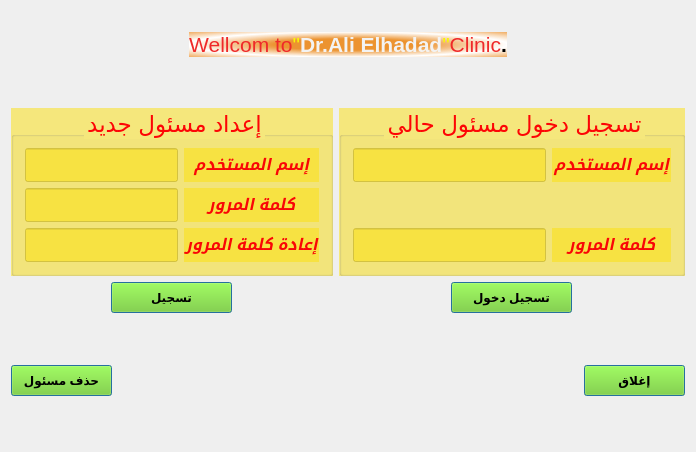
<?xml version="1.0" encoding="UTF-8"?>
<ui version="4.0">
 <class>MainWindow</class>
 <widget class="QMainWindow" name="MainWindow">
  <property name="geometry">
   <rect>
    <x>0</x>
    <y>0</y>
    <width>696</width>
    <height>452</height>
   </rect>
  </property>
  <property name="minimumSize">
   <size>
    <width>650</width>
    <height>320</height>
   </size>
  </property>
  <property name="windowTitle">
   <string>MainWindow</string>
  </property>
  <property name="layoutDirection">
   <enum>Qt::RightToLeft</enum>
  </property>
  <property name="autoFillBackground">
   <bool>false</bool>
  </property>
  <widget class="QWidget" name="centralWidget">
   <layout class="QVBoxLayout" name="verticalLayout_8">
    <item>
     <layout class="QHBoxLayout" name="horizontalLayout_7">
      <item>
       <spacer name="horizontalSpacer_7">
        <property name="orientation">
         <enum>Qt::Horizontal</enum>
        </property>
        <property name="sizeHint" stdset="0">
         <size>
          <width>40</width>
          <height>20</height>
         </size>
        </property>
       </spacer>
      </item>
      <item>
       <layout class="QHBoxLayout" name="horizontalLayout">
        <item>
         <spacer name="horizontalSpacer">
          <property name="orientation">
           <enum>Qt::Horizontal</enum>
          </property>
          <property name="sizeHint" stdset="0">
           <size>
            <width>40</width>
            <height>20</height>
           </size>
          </property>
         </spacer>
        </item>
        <item>
         <layout class="QVBoxLayout" name="verticalLayout">
          <item>
           <spacer name="verticalSpacer">
            <property name="orientation">
             <enum>Qt::Vertical</enum>
            </property>
            <property name="sizeHint" stdset="0">
             <size>
              <width>20</width>
              <height>13</height>
             </size>
            </property>
           </spacer>
          </item>
          <item alignment="Qt::AlignHCenter">
           <widget class="QLabel" name="doctor_name_label">
            <property name="sizePolicy">
             <sizepolicy hsizetype="Preferred" vsizetype="Preferred">
              <horstretch>0</horstretch>
              <verstretch>0</verstretch>
             </sizepolicy>
            </property>
            <property name="autoFillBackground">
             <bool>false</bool>
            </property>
            <property name="styleSheet">
             <string notr="true">
background-color: qradialgradient(spread:reflect, cx:0.5, cy:0.5, radius:0.5, fx:0.5, fy:0.5, stop:0.455446 rgba(235, 124, 0, 204), stop:1 rgba(255, 255, 255, 255));
border-color: rgb(24, 21, 168);</string>
            </property>
            <property name="text">
             <string>&lt;html&gt;&lt;head/&gt;&lt;body&gt;&lt;p align=&quot;center&quot;&gt;&lt;span style=&quot; font-size:16pt; color:#ef2929;&quot;&gt;Wellcom to&lt;/span&gt;&lt;span style=&quot; font-size:16pt; color:#f7f509;&quot;&gt;&amp;quot;&lt;/span&gt;&lt;span style=&quot; font-size:16pt; font-weight:600; color:#f3f3f3;&quot;&gt;Dr.Ali Elhadad&lt;/span&gt;&lt;span style=&quot; font-size:16pt; color:#f7f509;&quot;&gt;&amp;quot;&lt;/span&gt;&lt;span style=&quot; font-size:16pt; color:#ef2929;&quot;&gt;Clinic&lt;/span&gt;&lt;span style=&quot; font-size:16pt; font-weight:600;&quot;&gt;.&lt;/span&gt;&lt;/p&gt;&lt;/body&gt;&lt;/html&gt;</string>
            </property>
            <property name="alignment">
             <set>Qt::AlignCenter</set>
            </property>
            <property name="wordWrap">
             <bool>false</bool>
            </property>
            <property name="margin">
             <number>15</number>
            </property>
            <property name="textInteractionFlags">
             <set>Qt::LinksAccessibleByMouse</set>
            </property>
           </widget>
          </item>
         </layout>
        </item>
        <item>
         <spacer name="horizontalSpacer_2">
          <property name="orientation">
           <enum>Qt::Horizontal</enum>
          </property>
          <property name="sizeHint" stdset="0">
           <size>
            <width>40</width>
            <height>20</height>
           </size>
          </property>
         </spacer>
        </item>
       </layout>
      </item>
      <item>
       <spacer name="horizontalSpacer_8">
        <property name="orientation">
         <enum>Qt::Horizontal</enum>
        </property>
        <property name="sizeHint" stdset="0">
         <size>
          <width>40</width>
          <height>20</height>
         </size>
        </property>
       </spacer>
      </item>
     </layout>
    </item>
    <item>
     <spacer name="verticalSpacer_5">
      <property name="orientation">
       <enum>Qt::Vertical</enum>
      </property>
      <property name="sizeHint" stdset="0">
       <size>
        <width>20</width>
        <height>25</height>
       </size>
      </property>
     </spacer>
    </item>
    <item>
     <layout class="QHBoxLayout" name="horizontalLayout_6">
      <item>
       <layout class="QVBoxLayout" name="verticalLayout_4">
        <item>
         <widget class="QGroupBox" name="login_current_admin_group_box">
          <property name="sizePolicy">
           <sizepolicy hsizetype="Expanding" vsizetype="Expanding">
            <horstretch>0</horstretch>
            <verstretch>0</verstretch>
           </sizepolicy>
          </property>
          <property name="font">
           <font>
            <family>URW Gothic L</family>
            <pointsize>17</pointsize>
            <weight>50</weight>
            <italic>false</italic>
            <bold>false</bold>
           </font>
          </property>
          <property name="styleSheet">
           <string notr="true">background-color: rgba(251, 224, 10, 128);
color: rgb(253, 5, 5);
font: 17pt &quot;URW Gothic L&quot;;</string>
          </property>
          <property name="title">
           <string>تسجيل دخول مسئول حالي</string>
          </property>
          <property name="alignment">
           <set>Qt::AlignCenter</set>
          </property>
          <property name="flat">
           <bool>true</bool>
          </property>
          <layout class="QHBoxLayout" name="horizontalLayout_2">
           <item>
            <layout class="QVBoxLayout" name="verticalLayout_3">
             <item>
              <widget class="QLabel" name="label">
               <property name="sizePolicy">
                <sizepolicy hsizetype="Preferred" vsizetype="Expanding">
                 <horstretch>0</horstretch>
                 <verstretch>0</verstretch>
                </sizepolicy>
               </property>
               <property name="text">
                <string>&lt;html&gt;&lt;head/&gt;&lt;body&gt;&lt;p align=&quot;center&quot;&gt;&lt;span style=&quot; font-size:12pt; font-weight:600; font-style:italic; color:#f90606;&quot;&gt;إسم المستخدم&lt;/span&gt;&lt;/p&gt;&lt;/body&gt;&lt;/html&gt;</string>
               </property>
               <property name="buddy">
                <cstring>current_admin_username_line_edit</cstring>
               </property>
              </widget>
             </item>
             <item>
              <spacer name="verticalSpacer_3">
               <property name="orientation">
                <enum>Qt::Vertical</enum>
               </property>
               <property name="sizeHint" stdset="0">
                <size>
                 <width>20</width>
                 <height>40</height>
                </size>
               </property>
              </spacer>
             </item>
             <item>
              <widget class="QLabel" name="label_2">
               <property name="sizePolicy">
                <sizepolicy hsizetype="Preferred" vsizetype="Expanding">
                 <horstretch>0</horstretch>
                 <verstretch>0</verstretch>
                </sizepolicy>
               </property>
               <property name="text">
                <string>&lt;html&gt;&lt;head/&gt;&lt;body&gt;&lt;p align=&quot;center&quot;&gt;&lt;span style=&quot; font-size:12pt; font-weight:600; font-style:italic; color:#f90606;&quot;&gt;كلمة المرور&lt;/span&gt;&lt;/p&gt;&lt;/body&gt;&lt;/html&gt;</string>
               </property>
               <property name="buddy">
                <cstring>current_admin_password_line_edit</cstring>
               </property>
              </widget>
             </item>
            </layout>
           </item>
           <item>
            <layout class="QVBoxLayout" name="verticalLayout_2">
             <property name="sizeConstraint">
              <enum>QLayout::SetFixedSize</enum>
             </property>
             <item>
              <widget class="QLineEdit" name="current_admin_username_line_edit">
               <property name="sizePolicy">
                <sizepolicy hsizetype="Expanding" vsizetype="Expanding">
                 <horstretch>0</horstretch>
                 <verstretch>0</verstretch>
                </sizepolicy>
               </property>
               <property name="font">
                <font>
                 <family>URW Gothic L</family>
                 <pointsize>17</pointsize>
                 <weight>50</weight>
                 <italic>false</italic>
                 <bold>false</bold>
                </font>
               </property>
               <property name="alignment">
                <set>Qt::AlignCenter</set>
               </property>
              </widget>
             </item>
             <item>
              <spacer name="verticalSpacer_2">
               <property name="orientation">
                <enum>Qt::Vertical</enum>
               </property>
               <property name="sizeHint" stdset="0">
                <size>
                 <width>20</width>
                 <height>40</height>
                </size>
               </property>
              </spacer>
             </item>
             <item>
              <widget class="QLineEdit" name="current_admin_password_line_edit">
               <property name="sizePolicy">
                <sizepolicy hsizetype="Expanding" vsizetype="Expanding">
                 <horstretch>0</horstretch>
                 <verstretch>0</verstretch>
                </sizepolicy>
               </property>
               <property name="font">
                <font>
                 <family>URW Gothic L</family>
                 <pointsize>17</pointsize>
                 <weight>50</weight>
                 <italic>false</italic>
                 <bold>false</bold>
                </font>
               </property>
               <property name="echoMode">
                <enum>QLineEdit::Password</enum>
               </property>
               <property name="alignment">
                <set>Qt::AlignCenter</set>
               </property>
              </widget>
             </item>
            </layout>
           </item>
          </layout>
         </widget>
        </item>
        <item>
         <layout class="QHBoxLayout" name="horizontalLayout_3">
          <item>
           <spacer name="horizontalSpacer_3">
            <property name="orientation">
             <enum>Qt::Horizontal</enum>
            </property>
            <property name="sizeHint" stdset="0">
             <size>
              <width>40</width>
              <height>20</height>
             </size>
            </property>
           </spacer>
          </item>
          <item>
           <widget class="QPushButton" name="login_current_admin_button">
            <property name="sizePolicy">
             <sizepolicy hsizetype="Maximum" vsizetype="Fixed">
              <horstretch>0</horstretch>
              <verstretch>0</verstretch>
             </sizepolicy>
            </property>
            <property name="minimumSize">
             <size>
              <width>121</width>
              <height>31</height>
             </size>
            </property>
            <property name="font">
             <font>
              <weight>75</weight>
              <bold>true</bold>
             </font>
            </property>
            <property name="styleSheet">
             <string notr="true">background-color: rgb(115, 210, 22);</string>
            </property>
            <property name="text">
             <string>تسجيل دخول</string>
            </property>
            <property name="default">
             <bool>true</bool>
            </property>
            <property name="flat">
             <bool>false</bool>
            </property>
           </widget>
          </item>
          <item>
           <spacer name="horizontalSpacer_4">
            <property name="orientation">
             <enum>Qt::Horizontal</enum>
            </property>
            <property name="sizeHint" stdset="0">
             <size>
              <width>40</width>
              <height>20</height>
             </size>
            </property>
           </spacer>
          </item>
         </layout>
        </item>
       </layout>
      </item>
      <item>
       <layout class="QVBoxLayout" name="verticalLayout_7">
        <item>
         <widget class="QGroupBox" name="groupBox">
          <property name="font">
           <font>
            <family>URW Gothic L</family>
            <pointsize>17</pointsize>
            <weight>50</weight>
            <italic>false</italic>
            <bold>false</bold>
           </font>
          </property>
          <property name="autoFillBackground">
           <bool>false</bool>
          </property>
          <property name="styleSheet">
           <string notr="true">background-color: rgba(251, 224, 10, 128);
color: rgb(253, 5, 5);
font: 17pt &quot;URW Gothic L&quot;;</string>
          </property>
          <property name="title">
           <string>إعداد مسئول جديد</string>
          </property>
          <property name="alignment">
           <set>Qt::AlignCenter</set>
          </property>
          <layout class="QHBoxLayout" name="horizontalLayout_4">
           <item>
            <layout class="QVBoxLayout" name="verticalLayout_5">
             <item>
              <widget class="QLabel" name="label_3">
               <property name="text">
                <string>&lt;html&gt;&lt;head/&gt;&lt;body&gt;&lt;p align=&quot;center&quot;&gt;&lt;span style=&quot; font-size:12pt; font-weight:600; font-style:italic; color:#f90606;&quot;&gt;إسم المستخدم&lt;/span&gt;&lt;/p&gt;&lt;/body&gt;&lt;/html&gt;</string>
               </property>
               <property name="buddy">
                <cstring>new_admin_username_line_edit</cstring>
               </property>
              </widget>
             </item>
             <item>
              <widget class="QLabel" name="label_4">
               <property name="text">
                <string>&lt;html&gt;&lt;head/&gt;&lt;body&gt;&lt;p align=&quot;center&quot;&gt;&lt;span style=&quot; font-size:12pt; font-weight:600; font-style:italic; color:#f90606;&quot;&gt;كلمة المرور&lt;/span&gt;&lt;/p&gt;&lt;/body&gt;&lt;/html&gt;</string>
               </property>
               <property name="buddy">
                <cstring>new_admin_password_line_edit</cstring>
               </property>
              </widget>
             </item>
             <item>
              <widget class="QLabel" name="label_5">
               <property name="text">
                <string>&lt;html&gt;&lt;head/&gt;&lt;body&gt;&lt;p align=&quot;center&quot;&gt;&lt;span style=&quot; font-size:12pt; font-weight:600; font-style:italic; color:#f90606;&quot;&gt;إعادة كلمة المرور&lt;/span&gt;&lt;/p&gt;&lt;/body&gt;&lt;/html&gt;</string>
               </property>
               <property name="buddy">
                <cstring>new_admin_repassword_line_edit</cstring>
               </property>
              </widget>
             </item>
            </layout>
           </item>
           <item>
            <layout class="QVBoxLayout" name="verticalLayout_6">
             <item>
              <widget class="QLineEdit" name="new_admin_username_line_edit">
               <property name="sizePolicy">
                <sizepolicy hsizetype="Expanding" vsizetype="Expanding">
                 <horstretch>0</horstretch>
                 <verstretch>0</verstretch>
                </sizepolicy>
               </property>
               <property name="alignment">
                <set>Qt::AlignCenter</set>
               </property>
              </widget>
             </item>
             <item>
              <widget class="QLineEdit" name="new_admin_password_line_edit">
               <property name="sizePolicy">
                <sizepolicy hsizetype="Expanding" vsizetype="Expanding">
                 <horstretch>0</horstretch>
                 <verstretch>0</verstretch>
                </sizepolicy>
               </property>
               <property name="echoMode">
                <enum>QLineEdit::Password</enum>
               </property>
               <property name="alignment">
                <set>Qt::AlignCenter</set>
               </property>
              </widget>
             </item>
             <item>
              <widget class="QLineEdit" name="new_admin_repassword_line_edit">
               <property name="sizePolicy">
                <sizepolicy hsizetype="Expanding" vsizetype="Expanding">
                 <horstretch>0</horstretch>
                 <verstretch>0</verstretch>
                </sizepolicy>
               </property>
               <property name="echoMode">
                <enum>QLineEdit::Password</enum>
               </property>
               <property name="alignment">
                <set>Qt::AlignCenter</set>
               </property>
              </widget>
             </item>
            </layout>
           </item>
          </layout>
         </widget>
        </item>
        <item>
         <layout class="QHBoxLayout" name="horizontalLayout_5">
          <item>
           <spacer name="horizontalSpacer_5">
            <property name="orientation">
             <enum>Qt::Horizontal</enum>
            </property>
            <property name="sizeHint" stdset="0">
             <size>
              <width>40</width>
              <height>20</height>
             </size>
            </property>
           </spacer>
          </item>
          <item>
           <widget class="QPushButton" name="setup_new_admin_button">
            <property name="sizePolicy">
             <sizepolicy hsizetype="Maximum" vsizetype="Fixed">
              <horstretch>0</horstretch>
              <verstretch>0</verstretch>
             </sizepolicy>
            </property>
            <property name="minimumSize">
             <size>
              <width>121</width>
              <height>31</height>
             </size>
            </property>
            <property name="font">
             <font>
              <weight>75</weight>
              <bold>true</bold>
             </font>
            </property>
            <property name="styleSheet">
             <string notr="true">background-color: rgb(115, 210, 22);</string>
            </property>
            <property name="text">
             <string>تسجيل</string>
            </property>
            <property name="default">
             <bool>true</bool>
            </property>
           </widget>
          </item>
          <item>
           <spacer name="horizontalSpacer_6">
            <property name="orientation">
             <enum>Qt::Horizontal</enum>
            </property>
            <property name="sizeHint" stdset="0">
             <size>
              <width>40</width>
              <height>20</height>
             </size>
            </property>
           </spacer>
          </item>
         </layout>
        </item>
       </layout>
      </item>
     </layout>
    </item>
    <item>
     <spacer name="verticalSpacer_4">
      <property name="orientation">
       <enum>Qt::Vertical</enum>
      </property>
      <property name="sizeHint" stdset="0">
       <size>
        <width>20</width>
        <height>25</height>
       </size>
      </property>
     </spacer>
    </item>
    <item>
     <layout class="QHBoxLayout" name="horizontalLayout_8">
      <item>
       <widget class="QPushButton" name="quite_button">
        <property name="sizePolicy">
         <sizepolicy hsizetype="Maximum" vsizetype="Fixed">
          <horstretch>0</horstretch>
          <verstretch>0</verstretch>
         </sizepolicy>
        </property>
        <property name="minimumSize">
         <size>
          <width>101</width>
          <height>31</height>
         </size>
        </property>
        <property name="font">
         <font>
          <weight>75</weight>
          <bold>true</bold>
         </font>
        </property>
        <property name="styleSheet">
         <string notr="true">background-color: rgb(115, 210, 22);
</string>
        </property>
        <property name="text">
         <string>إغلاق</string>
        </property>
        <property name="default">
         <bool>true</bool>
        </property>
       </widget>
      </item>
      <item>
       <spacer name="horizontalSpacer_9">
        <property name="orientation">
         <enum>Qt::Horizontal</enum>
        </property>
        <property name="sizeHint" stdset="0">
         <size>
          <width>40</width>
          <height>20</height>
         </size>
        </property>
       </spacer>
      </item>
      <item>
       <widget class="QPushButton" name="delete_current_admin_button">
        <property name="sizePolicy">
         <sizepolicy hsizetype="Maximum" vsizetype="Fixed">
          <horstretch>0</horstretch>
          <verstretch>0</verstretch>
         </sizepolicy>
        </property>
        <property name="minimumSize">
         <size>
          <width>101</width>
          <height>31</height>
         </size>
        </property>
        <property name="font">
         <font>
          <weight>75</weight>
          <bold>true</bold>
         </font>
        </property>
        <property name="styleSheet">
         <string notr="true">background-color: rgb(115, 210, 22);
</string>
        </property>
        <property name="text">
         <string>حذف مسئول</string>
        </property>
        <property name="default">
         <bool>true</bool>
        </property>
       </widget>
      </item>
     </layout>
    </item>
    <item>
     <spacer name="verticalSpacer_6">
      <property name="orientation">
       <enum>Qt::Vertical</enum>
      </property>
      <property name="sizeHint" stdset="0">
       <size>
        <width>20</width>
        <height>17</height>
       </size>
      </property>
     </spacer>
    </item>
   </layout>
  </widget>
  <widget class="QMenuBar" name="menuBar">
   <property name="geometry">
    <rect>
     <x>0</x>
     <y>0</y>
     <width>696</width>
     <height>22</height>
    </rect>
   </property>
  </widget>
 </widget>
 <layoutdefault spacing="6" margin="11"/>
 <resources/>
 <connections/>
</ui>
